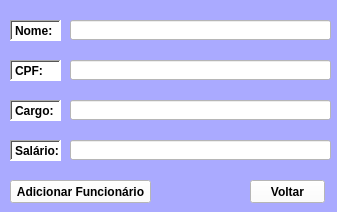
<?xml version="1.0" encoding="UTF-8"?>
<ui version="4.0">
 <class>Form_addFuc</class>
 <widget class="QWidget" name="Form_addFuc">
  <property name="geometry">
   <rect>
    <x>0</x>
    <y>0</y>
    <width>337</width>
    <height>212</height>
   </rect>
  </property>
  <property name="windowTitle">
   <string notr="true">Novo cadastro</string>
  </property>
  <property name="styleSheet">
   <string notr="true">background-color: rgb(170, 170, 255);</string>
  </property>
  <widget class="QPushButton" name="pushButton_addFuc">
   <property name="geometry">
    <rect>
     <x>10</x>
     <y>180</y>
     <width>141</width>
     <height>23</height>
    </rect>
   </property>
   <property name="font">
    <font>
     <weight>75</weight>
     <bold>true</bold>
    </font>
   </property>
   <property name="styleSheet">
    <string notr="true">background-color: rgb(255, 255, 255);</string>
   </property>
   <property name="text">
    <string>Adicionar Funcionário</string>
   </property>
  </widget>
  <widget class="QPushButton" name="pushButton_voltar">
   <property name="geometry">
    <rect>
     <x>250</x>
     <y>180</y>
     <width>75</width>
     <height>23</height>
    </rect>
   </property>
   <property name="font">
    <font>
     <weight>75</weight>
     <bold>true</bold>
    </font>
   </property>
   <property name="styleSheet">
    <string notr="true">background-color: rgb(255, 255, 255);</string>
   </property>
   <property name="text">
    <string>Voltar</string>
   </property>
  </widget>
  <widget class="QLabel" name="label">
   <property name="geometry">
    <rect>
     <x>10</x>
     <y>20</y>
     <width>51</width>
     <height>21</height>
    </rect>
   </property>
   <property name="font">
    <font>
     <weight>75</weight>
     <bold>true</bold>
    </font>
   </property>
   <property name="styleSheet">
    <string notr="true">background-color: rgb(255, 255, 255);</string>
   </property>
   <property name="frameShape">
    <enum>QFrame::WinPanel</enum>
   </property>
   <property name="frameShadow">
    <enum>QFrame::Sunken</enum>
   </property>
   <property name="text">
    <string>Nome:</string>
   </property>
  </widget>
  <widget class="QLabel" name="label_2">
   <property name="geometry">
    <rect>
     <x>10</x>
     <y>60</y>
     <width>51</width>
     <height>21</height>
    </rect>
   </property>
   <property name="font">
    <font>
     <weight>75</weight>
     <bold>true</bold>
    </font>
   </property>
   <property name="styleSheet">
    <string notr="true">background-color: rgb(255, 255, 255);</string>
   </property>
   <property name="frameShape">
    <enum>QFrame::WinPanel</enum>
   </property>
   <property name="frameShadow">
    <enum>QFrame::Sunken</enum>
   </property>
   <property name="text">
    <string>CPF:</string>
   </property>
  </widget>
  <widget class="QLabel" name="label_3">
   <property name="geometry">
    <rect>
     <x>10</x>
     <y>100</y>
     <width>51</width>
     <height>21</height>
    </rect>
   </property>
   <property name="font">
    <font>
     <weight>75</weight>
     <bold>true</bold>
    </font>
   </property>
   <property name="styleSheet">
    <string notr="true">background-color: rgb(255, 255, 255);</string>
   </property>
   <property name="frameShape">
    <enum>QFrame::WinPanel</enum>
   </property>
   <property name="frameShadow">
    <enum>QFrame::Sunken</enum>
   </property>
   <property name="text">
    <string>Cargo:</string>
   </property>
  </widget>
  <widget class="QLabel" name="label_4">
   <property name="geometry">
    <rect>
     <x>10</x>
     <y>140</y>
     <width>51</width>
     <height>21</height>
    </rect>
   </property>
   <property name="font">
    <font>
     <weight>75</weight>
     <bold>true</bold>
    </font>
   </property>
   <property name="styleSheet">
    <string notr="true">background-color: rgb(255, 255, 255);</string>
   </property>
   <property name="frameShape">
    <enum>QFrame::WinPanel</enum>
   </property>
   <property name="frameShadow">
    <enum>QFrame::Sunken</enum>
   </property>
   <property name="text">
    <string>Salário:</string>
   </property>
  </widget>
  <widget class="QLineEdit" name="lineEdit_salario">
   <property name="geometry">
    <rect>
     <x>70</x>
     <y>140</y>
     <width>261</width>
     <height>20</height>
    </rect>
   </property>
   <property name="styleSheet">
    <string notr="true">background-color: rgb(255, 255, 255);</string>
   </property>
  </widget>
  <widget class="QLineEdit" name="lineEdit_cargo">
   <property name="geometry">
    <rect>
     <x>70</x>
     <y>100</y>
     <width>261</width>
     <height>20</height>
    </rect>
   </property>
   <property name="styleSheet">
    <string notr="true">background-color: rgb(255, 255, 255);</string>
   </property>
  </widget>
  <widget class="QLineEdit" name="lineEdit_cpf">
   <property name="geometry">
    <rect>
     <x>70</x>
     <y>60</y>
     <width>261</width>
     <height>20</height>
    </rect>
   </property>
   <property name="styleSheet">
    <string notr="true">background-color: rgb(255, 255, 255);</string>
   </property>
  </widget>
  <widget class="QLineEdit" name="lineEdit_Nome">
   <property name="geometry">
    <rect>
     <x>70</x>
     <y>20</y>
     <width>261</width>
     <height>20</height>
    </rect>
   </property>
   <property name="styleSheet">
    <string notr="true">background-color: rgb(255, 255, 255);</string>
   </property>
  </widget>
 </widget>
 <resources/>
 <connections/>
</ui>
